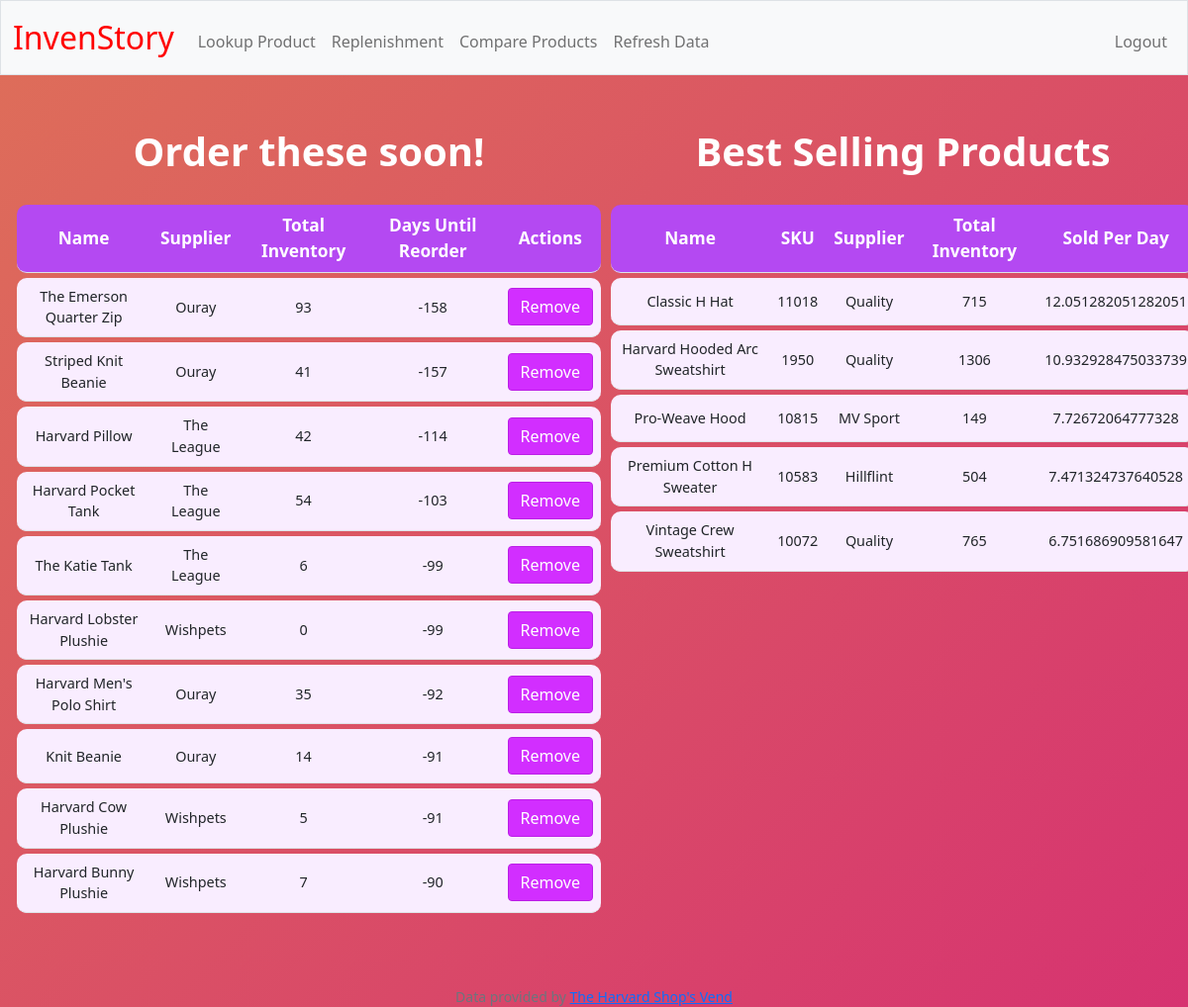
The page / (signed in) on the database its author committed.
### tables this page shows
CREATE TABLE 'replenishment_merged' (id TEXT PRIMARY KEY,
                    name TEXT,
                    sku TEXT,
                    supplier TEXT,'total_inventory' INT,
                    sold_per_day FLOAT,
                    lead_time INT,
                    days_covered INT,
                    days_until_reorder INT
                );

### app.py (the view)
@app.route("/")
@login_required
def dashboard():
    rep_report = db.execute("SELECT * FROM replenishment_merged ORDER BY days_until_reorder ASC LIMIT 10")
    best_sellers = db.execute("SELECT * FROM replenishment_merged ORDER BY sold_per_day DESC LIMIT 5")
    return render_template("dashboard.html", report=rep_report, best=best_sellers)

### app.py (called while the page is built)
@app.after_request
def after_request(response):
    response.headers["Cache-Control"] = "no-cache, no-store, must-revalidate"
    response.headers["Expires"] = 0
    response.headers["Pragma"] = "no-cache"
    return response

### helpers.py (called while the page is built)
def login_required(f):
    @wraps(f)
    def decorated_function(*args, **kwargs):
        if session.get("user_id") is None:
            return redirect("/login")
        return f(*args, **kwargs)
    return decorated_function

### templates/dashboard.html (shortened to what this page needs)
{% extends "homepage.html" %}
{% block main %}
{% if report and best %}
<div class="container">
    <div class="row">
        <div class="column">
            <h1 style="color:white;">Order these soon!</h1>
            <table class="table">
                <tr class="header">
                    <th class="widerow">Name</td>
                    <th>Supplier</th>
                    <th>Total Inventory</th>
                    <th>Days Until Reorder</th>
                    <th>Actions</td>
                </tr>
                {% for row in report %}
                    <tr>
                        <td class="widerow">{{ row['name']}}</td>
                        <td>{{ row['supplier'] }}</td>
                        <td>{{ row['total_inventory'] }}</td>
                        <td>{{ row['days_until_reorder'] }}</td>
                        <td>
                            <form action="/remove_replenishment" method="post">
                                <button class="btn btn-primary" class="click" type="submit">Remove</button>
                            </form>
                        </td>
                    </tr>
                {% endfor %}
            </table>
        </div>
        <div class="column">
            <h1 style="color:white;">Best Selling Products</h1>
            <table class="table">
                <tr class="header">
                    <th class="widerow">Name</td>
                    <th>SKU</th>
                    <th>Supplier</th>
                    <th>Total Inventory</th>
                    <th>Sold Per Day</th>
                </tr>
                {% for row in best %}
                    <tr>
                        <td class="widerow">{{ row['name']}}</td>
                        <td>{{ row['sku'] }}</td>
                        <td>{{ row['supplier'] }}</td>
                        <td>{{ row['total_inventory'] }}</td>
                        <td>{{ row['sold_per_day'] }}</td>
                    </tr>
                {% endfor %}
            </table>
        </div>
</div>
{% endif %}
{% endblock %}

### templates/homepage.html (shortened to what this page needs)
<!DOCTYPE html>
<html lang="en">
    <head>
        <link href="https://cdn.jsdelivr.net/npm/bootstrap@5.1.3/dist/css/bootstrap.min.css" rel="stylesheet">
        <link href="/static/styles.css" rel="stylesheet">
    </head>
    <body>
        <nav class="bg-light border navbar navbar-expand-md navbar-light">
            <div class="container-fluid">
                <a class="navbar-brand" href="/"><span style="color:red">InvenStory</span></a>
                <div class="collapse navbar-collapse" id="navbar">
                    {% if session["user_id"] %}
                        <ul class="navbar-nav me-auto mt-2">
                            <li class="nav-item"><a class="nav-link" href="/lookup">Lookup Product</a></li>
                            <li class="nav-item"><a class="nav-link" href="/replenishment">Replenishment</a></li>
                            <li class="nav-item"><a class="nav-link" href="/compare">Compare Products</a></li>
                            <li class="nav-item"><a class="nav-link" href="/refresh">Refresh Data</a>
                        </ul>
                        <ul class="navbar-nav ms-auto mt-2">
                            <li class="nav-item"><a class="nav-link" href="/logout">Logout</a></li>
                        </ul>
                    {% else %}
                        <ul class="navbar-nav ms-auto mt-2">
                            <li class="nav-item"><a class="nav-link" href="/register">Register</a></li>
                            <li class="nav-item"><a class="nav-link" href="/login">Log In</a></li>
                        </ul>
                    {% endif %}
                </div>
            </div>
        </nav>
        <main class="container-fluid py-5 text-center">
            {% block main %}{% endblock %}
        </main>
        <footer class="mb-5 small text-center text-muted">
            Data provided by <a href="https://harvardshop.vendhq.com/signin/">The Harvard Shop's Vend</a>
        </footer>
    </body>
</html>

### static/styles.css (style rules this page uses)
nav .navbar-brand { font-size: xx-large; }
.container { max-width: 50vw; min-width: 1200px; }
button.btn-primary { max-width: 200px; margin-right: auto; margin-left: auto; vertical-align:middle; background-color: #d22eff; border-color: #bb1ee6; }
table { border-collapse: separate; border-spacing: 0 5px; margin: 25px 0; font-size: 0.9em; min-width: 400px: }
h1 { font-weight: 700; }
.header { background-color: #b449f2; font-weight: bold; color: #ffffff; text-align: center; padding: 10px; font-size: 1.2em }
tr { background-color: #f9edff; height: 6vh; vertical-align: middle; }
td { padding: 20px; width: auto; vertical-align: middle; }
td:first-child, th:first-child { border-radius: 10px 0 0 10px; }
td:last-child, th:last-child { border-radius: 0 10px 10px 0; }
td.widerow { max-width: 300px; }
th { height: 8vh; vertical-align: middle; }
body { background: linear-gradient(-45deg, #e63964, #de5959, #d10a81, #de6f59); background-size: 400% 800%; animation: gradient 15s ease infinite; height: 100vh; }
* { box-sizing: border-box; }
.column { float: left; width: 50%; padding: 5px; }
.row::after { content: ""; clear: both; display: table; }

### rows shown on the page
replenishment_merged: name "The Emerson Quarter Zip", supplier "Ouray", total_inventory "93", days_until_reorder "-158"
replenishment_merged: name "Striped Knit Beanie", supplier "Ouray", total_inventory "41", days_until_reorder "-157"
replenishment_merged: name "Harvard Pillow", supplier "The League", total_inventory "42", days_until_reorder "-114"
replenishment_merged: name "Harvard Pocket Tank", supplier "The League", total_inventory "54", days_until_reorder "-103"
replenishment_merged: name "The Katie Tank", supplier "The League", total_inventory "6", days_until_reorder "-99"
replenishment_merged: name "Harvard Lobster Plushie", supplier "Wishpets", total_inventory "0", days_until_reorder "-99"
replenishment_merged: name "Harvard Men's Polo Shirt", supplier "Ouray", total_inventory "35", days_until_reorder "-92"
replenishment_merged: name "Knit Beanie", supplier "Ouray", total_inventory "14", days_until_reorder "-91"
replenishment_merged: name "Harvard Cow Plushie", supplier "Wishpets", total_inventory "5", days_until_reorder "-91"
replenishment_merged: name "Harvard Bunny Plushie", supplier "Wishpets", total_inventory "7", days_until_reorder "-90"
replenishment_merged: name "Classic H Hat", sku "11018", supplier "Quality", total_inventory "715", sold_per_day "12.051282051282051"
replenishment_merged: name "Harvard Hooded Arc Sweatshirt", sku "1950", supplier "Quality", total_inventory "1306", sold_per_day "10.932928475033739"
replenishment_merged: name "Pro-Weave Hood", sku "10815", supplier "MV Sport", total_inventory "149", sold_per_day "7.72672064777328"
replenishment_merged: name "Premium Cotton H Sweater", sku "10583", supplier "Hillflint", total_inventory "504", sold_per_day "7.471324737640528"
replenishment_merged: name "Vintage Crew Sweatshirt", sku "10072", supplier "Quality", total_inventory "765", sold_per_day "6.751686909581647"
